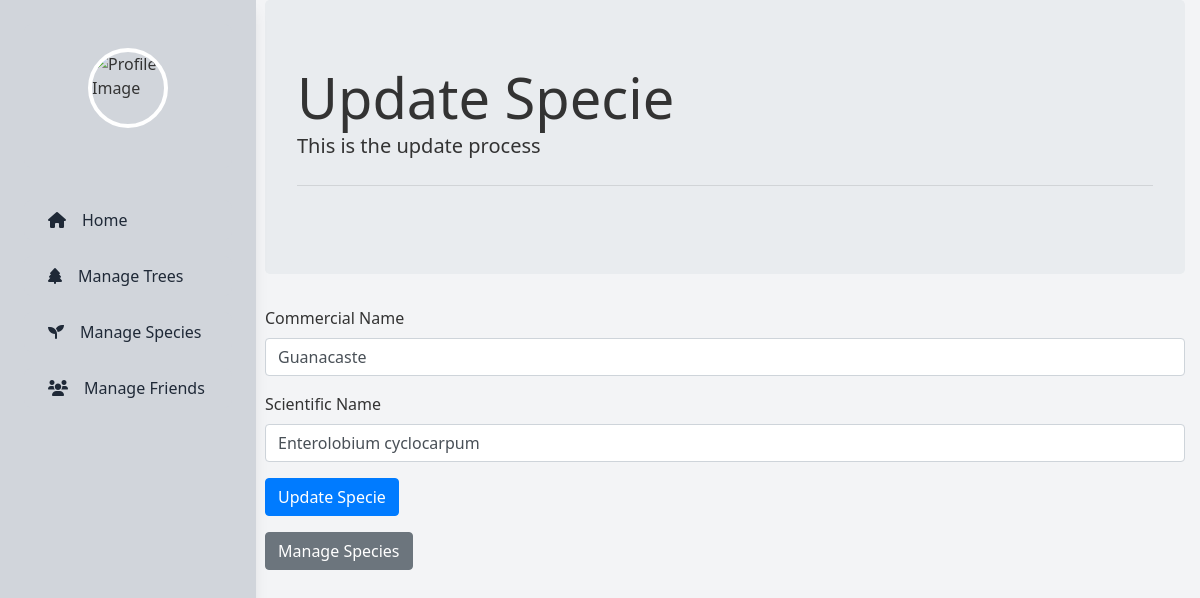
The page /administrator/update_specie.php?id=1 on the database its author committed.
### tables this page shows
CREATE TABLE `species` (
  `Id_Specie` int(11) NOT NULL,
  `Commercial_Name` varchar(100) DEFAULT NULL,
  `Scientific_Name` varchar(100) DEFAULT NULL,
  `StatusS` int(2) DEFAULT 1
);

### utils/administrator/admin_functions.php (called while the page is built, shortened)
<?php
function getConnection(): bool|mysqli {
    $servername = "localhost";
    $username   = "root";
    $password   = "";
    $dbname     = "mytrees";
    try {
        $conn = new mysqli($servername, $username, $password, $dbname, 3306);
        return $conn;
    } catch (Exception $e) {
        echo "Error de conexión: " . $e->getMessage();
        return false;
    }
}
function getSpecieById($id_specie): array {
    $conn = getConnection();
    $species = [];
    if ($conn) {
        $query = "
            SELECT Id_Specie, Commercial_Name, Scientific_Name, StatusS
            FROM species
            WHERE Id_Specie = ?
        ";
        $stmt = mysqli_prepare($conn, $query);
        mysqli_stmt_bind_param($stmt, 'i', $id_specie);
        mysqli_stmt_execute($stmt);
        $result = mysqli_stmt_get_result($stmt);
        if ($result) {
            while ($row = mysqli_fetch_assoc($result)) {
                $species[] = [
                    'Id_Specie'          => $row['Id_Specie'],
                    'Commercial_Name'    => $row['Commercial_Name'],
                    'Scientific_Name'    => $row['Scientific_Name'],
                    'StatusS'            => $row['StatusS'],
                ];
            }
        } else {
            echo "Query error: " . mysqli_error($conn);
        }
    } else {
        echo "Connection error: " . mysqli_connect_error();
    }
    return $species;
}

### administrator/update_specie.php (the view, shortened to what this page needs)
<?php
require_once '../inc/header_admin.php';
require_once(__DIR__ . '/../utils/administrator/admin_functions.php');
    $specie = null;
    if (isset($_GET['id'])) {
        $id_specie  = (int)$_GET['id'];
        $specieID   = getSpecieById($id_specie);
        if (!is_array($specieID) || empty($specieID)) {
            die("Specie not found.");
        } else {
            $specie = $specieID[0];
        }
    }
?>
<link href="https://cdn.jsdelivr.net/npm/tailwindcss@2.2.19/dist/tailwind.min.css" rel="stylesheet">
<div class="container-fluid">
    <div class="jumbotron">
        <h1 class="display-4">Update Specie</h1>
        <p class="lead">This is the update process</p>
        <hr class="my-4">
    </div>
    <form method="post" action="../actions/administrator/update_specie.php">
        <div class="form-group">
            <label for="commercial-name">Commercial Name</label>
            <input id="commercial-name" class="form-control" type="text" name="commercial_name" value="<?php echo htmlspecialchars($specie['Commercial_Name']); ?>">
        </div>
        <div class="form-group">
            <label for="scientific-name">Scientific Name</label>
            <input id="scientific-name" class="form-control" type="text" name="scientific_name" value="<?php echo htmlspecialchars($specie['Scientific_Name']); ?>">
        </div>
        <button type="submit" class="btn btn-primary"> Update Specie </button>
    </form>
    <a href="../administrator/manage_species.php" class="btn btn-secondary mt-3">Manage Species</a>
</div>

### rows shown on the page
species: commercial_name "Guanacaste", scientific_name "Enterolobium cyclocarpum"
